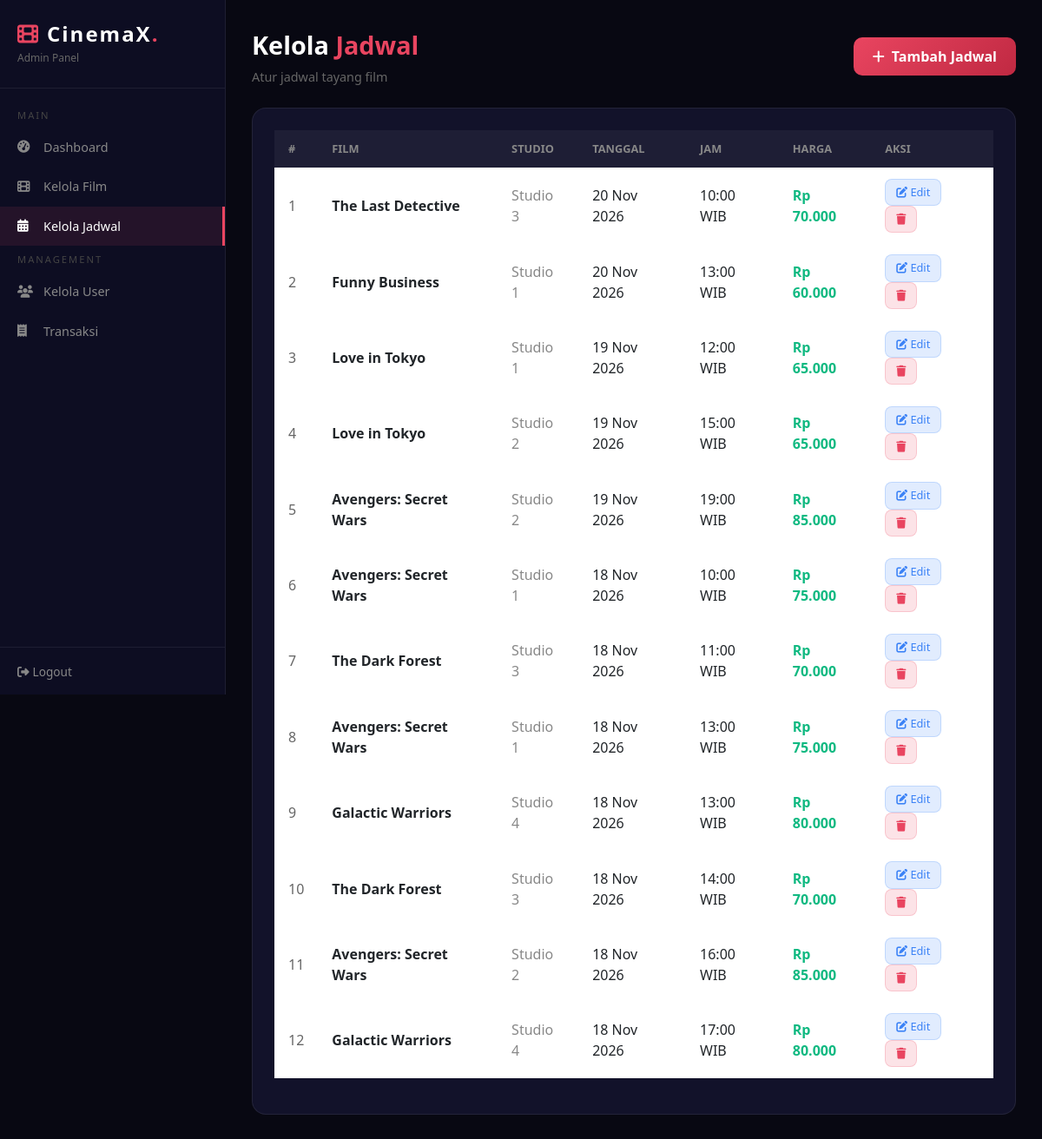
/admin/jadwal.php (signed in), run on the app's committed database.
### tables this page shows
CREATE TABLE jadwal (
    id INT AUTO_INCREMENT PRIMARY KEY,
    film_id INT NOT NULL,
    studio VARCHAR(50) NOT NULL,
    tanggal DATE NOT NULL,
    jam TIME NOT NULL,
    harga DECIMAL(10,2) NOT NULL,
    created_at TIMESTAMP DEFAULT CURRENT_TIMESTAMP,
    FOREIGN KEY (film_id) REFERENCES film(id) ON DELETE CASCADE
);

CREATE TABLE film (
    id INT AUTO_INCREMENT PRIMARY KEY,
    judul VARCHAR(200) NOT NULL,
    genre VARCHAR(100) NOT NULL,
    durasi INT NOT NULL COMMENT 'dalam menit',
    rating VARCHAR(10) NOT NULL,
    sinopsis TEXT,
    poster VARCHAR(255),
    status ENUM('tayang','tidak') DEFAULT 'tayang',
    created_at TIMESTAMP DEFAULT CURRENT_TIMESTAMP
);

### config/koneksi.php (called while the page is built, shortened)
<?php
function formatRupiah(int|float|string $angka): string {
    return 'Rp ' . number_format((float) $angka, 0, ',', '.');
}
?>

### admin/jadwal.php (the view, shortened to what this page needs)
<?php
require_once __DIR__ . '/../config/koneksi.php';
$jadwals = mysqli_query($conn, "SELECT j.*, f.judul FROM jadwal j JOIN film f ON j.film_id=f.id ORDER BY j.tanggal DESC, j.jam ASC");
?>
<!DOCTYPE html>
<html lang="id">
<head>
    <link rel="stylesheet" href="https://cdnjs.cloudflare.com/ajax/libs/bootstrap/5.3.0/css/bootstrap.min.css">
    <link rel="stylesheet" href="https://cdnjs.cloudflare.com/ajax/libs/font-awesome/6.4.0/css/all.min.css">
</head>
<body>
<aside class="sidebar">
    <div class="sidebar-brand"><h2><i class="fas fa-film me-2" style="color:var(--red)"></i><?= SITE_NAME ?><span>.</span></h2><p>Admin Panel</p></div>
    <nav class="sidebar-nav">
        <div class="nav-section">Main</div>
        <a href="dashboard.php" class="sidebar-link"><i class="fas fa-tachometer-alt"></i>Dashboard</a>
        <a href="film.php" class="sidebar-link"><i class="fas fa-film"></i>Kelola Film</a>
        <a href="jadwal.php" class="sidebar-link active"><i class="fas fa-calendar-alt"></i>Kelola Jadwal</a>
        <div class="nav-section">Management</div>
        <a href="user.php" class="sidebar-link"><i class="fas fa-users"></i>Kelola User</a>
        <a href="transaksi.php" class="sidebar-link"><i class="fas fa-receipt"></i>Transaksi</a>
    </nav>
    <div class="sidebar-footer">
        <a href="../auth/logout.php" style="color:#888;text-decoration:none;font-size:.85rem"><i class="fas fa-sign-out-alt me-1"></i>Logout</a>
    </div>
</aside>
<main class="main-content">
    <div class="d-flex justify-content-between align-items-center mb-4">
        <div>
            <div class="page-title">Kelola <span style="color:var(--red)">Jadwal</span></div>
            <div style="color:#666;font-size:.9rem">Atur jadwal tayang film</div>
        </div>
        <button class="btn-add" onclick="openModal()"><i class="fas fa-plus me-2"></i>Tambah Jadwal</button>
    </div>
    <div class="section-card">
        <div class="table-responsive">
            <table class="table table-dark-custom">
                <thead><tr><th>#</th><th>Film</th><th>Studio</th><th>Tanggal</th><th>Jam</th><th>Harga</th><th>Aksi</th></tr></thead>
                <tbody>
                    <?php $no=1; while ($j = mysqli_fetch_assoc($jadwals)): ?>
                    <tr>
                        <td style="color:#666"><?= $no++ ?></td>
                        <td style="font-weight:600"><?= htmlspecialchars($j['judul']) ?></td>
                        <td style="color:#888"><?= htmlspecialchars($j['studio']) ?></td>
                        <td><?= date('d M Y', strtotime($j['tanggal'])) ?></td>
                        <td><?= date('H:i', strtotime($j['jam'])) ?> WIB</td>
                        <td style="color:#10b981;font-weight:600"><?= formatRupiah($j['harga']) ?></td>
                        <td>
                            <button class="btn-edit me-1" onclick='editJadwal(<?= json_encode($j) ?>)'><i class="fas fa-edit"></i> Edit</button>
                            <form method="POST" style="display:inline" onsubmit="return confirm('Hapus jadwal ini?')">
                                <button type="submit" class="btn-del"><i class="fas fa-trash"></i></button>
                            </form>
                        </td>
                    </tr>
                    <?php endwhile; ?>
                </tbody>
            </table>
        </div>
    </div>
</main>
</body>
</html>

### admin/jadwal.php (style rules this page uses)
:root { --red:#e94560; --dark:#080812; --sidebar:#0d0d22; --card:#12122a; --border:rgba(255,255,255,0.07); }
body { background:var(--dark); color:#fff; font-family:'Segoe UI',sans-serif; min-height:100vh; display:flex; }
.sidebar { width:260px; min-height:100vh; background:var(--sidebar); border-right:1px solid var(--border); position:fixed; top:0; left:0; z-index:100; display:flex; flex-direction:column; }
.sidebar-brand { padding:25px 20px; border-bottom:1px solid var(--border); }
.sidebar-brand h2 { font-size:1.5rem; font-weight:900; letter-spacing:2px; margin:0; }
.sidebar-brand h2 span { color:var(--red); }
.sidebar-brand p { color:#666; font-size:.75rem; margin:4px 0 0; }
.sidebar-nav { padding:15px 0; flex:1; }
.nav-section { padding:8px 20px 5px; color:#444; font-size:.7rem; text-transform:uppercase; letter-spacing:2px; }
.sidebar-link { display:flex; align-items:center; gap:12px; padding:12px 20px; color:#888; text-decoration:none; transition:.2s; font-size:.9rem; }
.sidebar-link.active { color:#fff; background:rgba(233,69,96,.1); border-right:3px solid var(--red); }
.sidebar-link i { width:18px; }
.sidebar-footer { padding:15px 20px; border-top:1px solid var(--border); }
.main-content { margin-left:260px; flex:1; padding:30px; }
.page-title { font-size:1.8rem; font-weight:900; margin-bottom:5px; }
.section-card { background:var(--card); border:1px solid var(--border); border-radius:16px; padding:25px; }
.table-dark-custom { color:#ccc; }
.table-dark-custom thead th { background:rgba(255,255,255,.05); border-color:var(--border); color:#888; font-size:.8rem; text-transform:uppercase; padding:12px 16px; }
.table-dark-custom tbody td { border-color:var(--border); padding:12px 16px; vertical-align:middle; }
.btn-add { background:linear-gradient(135deg,#e94560,#c02942); border:none; color:#fff; padding:10px 22px; border-radius:10px; font-weight:600; cursor:pointer; }
.btn-edit { background:rgba(59,130,246,.15); color:#3b82f6; border:1px solid rgba(59,130,246,.2); padding:5px 12px; border-radius:8px; font-size:.8rem; cursor:pointer; }
.btn-del { background:rgba(233,69,96,.15); color:#e94560; border:1px solid rgba(233,69,96,.2); padding:5px 12px; border-radius:8px; font-size:.8rem; cursor:pointer; }

### data on the page
jadwal: film.judul "The Last Detective", studio "Studio 3", tanggal "20 Nov 2026", jam "10:00", harga "Rp 70.000"
jadwal: film.judul "Funny Business", studio "Studio 1", tanggal "20 Nov 2026", jam "13:00", harga "Rp 60.000"
jadwal: film.judul "Love in Tokyo", studio "Studio 1", tanggal "19 Nov 2026", jam "12:00", harga "Rp 65.000"
jadwal: film.judul "Love in Tokyo", studio "Studio 2", tanggal "19 Nov 2026", jam "15:00", harga "Rp 65.000"
jadwal: film.judul "Avengers: Secret Wars", studio "Studio 2", tanggal "19 Nov 2026", jam "19:00", harga "Rp 85.000"
jadwal: film.judul "Avengers: Secret Wars", studio "Studio 1", tanggal "18 Nov 2026", jam "10:00", harga "Rp 75.000"
jadwal: film.judul "The Dark Forest", studio "Studio 3", tanggal "18 Nov 2026", jam "11:00", harga "Rp 70.000"
jadwal: film.judul "Avengers: Secret Wars", studio "Studio 1", tanggal "18 Nov 2026", jam "13:00", harga "Rp 75.000"
jadwal: film.judul "Galactic Warriors", studio "Studio 4", tanggal "18 Nov 2026", jam "13:00", harga "Rp 80.000"
jadwal: film.judul "The Dark Forest", studio "Studio 3", tanggal "18 Nov 2026", jam "14:00", harga "Rp 70.000"
jadwal: film.judul "Avengers: Secret Wars", studio "Studio 2", tanggal "18 Nov 2026", jam "16:00", harga "Rp 85.000"
jadwal: film.judul "Galactic Warriors", studio "Studio 4", tanggal "18 Nov 2026", jam "17:00", harga "Rp 80.000"

### other printed values
SITE_NAME "CinemaX"
